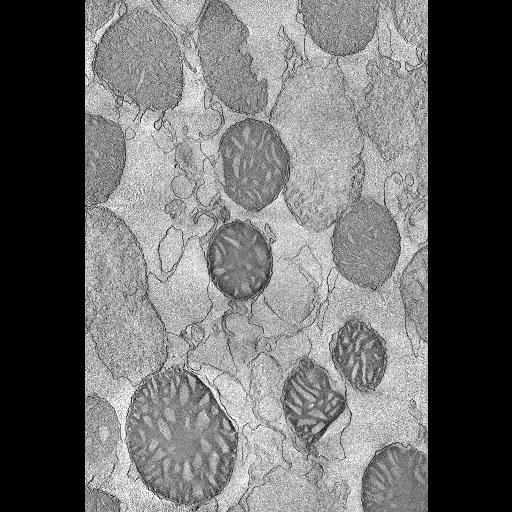
#> input picture m.jpg, 512 x 512 px
$ python -i traditionalAlgorithms.py   (imports and definitions only)
#> lines starting #> are read from the running program, lines starting #| are printed output that depends on the picture; after the words box and inside, x2 and y2 are one past the last pixel; in counts of white or black regions, pixels touching at a corner belong together
import numpy as np
import cv2 as cv
import os
from matplotlib import pyplot as plt

def waterShed(image_path):
#> called with image_path = 'm.jpg'
    img = cv.imread(image_path)
#> img is the input picture: shape (512, 512, 3); min 0, max 255, mean 107.4
    assert img is not None, "file could not be read, check with os.path.exists()"
    gray = cv.cvtColor(img, cv.COLOR_BGR2GRAY)
    ret, thresh = cv.threshold(gray, 0, 255, cv.THRESH_BINARY_INV + cv.THRESH_OTSU)
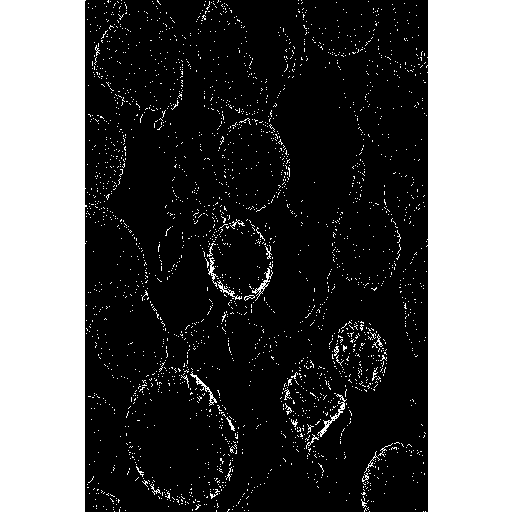
#> thresh: shape (512, 512); 35.3% white; 2565 white regions (2533 under 20 px), largest, box (x1, y1, x2, y2) and area: (0, 0, 87, 512) 43527, (426, 0, 512, 512) 43016, (317, 394, 347, 437) 183
#> ret = 84


    # Noise removal using morphology (opening)
    kernel = np.ones((3, 3), np.uint8)
    opening = cv.morphologyEx(thresh, cv.MORPH_OPEN, kernel, iterations=2)
#> opening: shape (512, 512); 33% white; 2 white regions, box (x1, y1, x2, y2) and area: (0, 0, 85, 512) 43520, (428, 0, 512, 512) 43008

    # sure background area
    sure_bg = cv.dilate(opening,kernel,iterations=3)
#> sure_bg: shape (512, 512); 34.2% white; 2 white regions, box (x1, y1, x2, y2) and area: (0, 0, 88, 512) 45056, (425, 0, 512, 512) 44544

    # Finding sure foreground area
    dist_transform = cv.distanceTransform(opening,cv.DIST_L2,5)
    ret, sure_fg = cv.threshold(dist_transform,0.09*dist_transform.max(),255,0)
#> sure_fg: shape (512, 512) float32; 30.3% white; 2 white regions, box (x1, y1, x2, y2) and area: (0, 0, 78, 512) 39936, (435, 0, 512, 512) 39424
#> ret = 7.65

    # Finding unknown region
    sure_fg = np.uint8(sure_fg)
    unknown = cv.subtract(sure_bg,sure_fg)
#> unknown: shape (512, 512); 3.9% white; 2 white regions, box (x1, y1, x2, y2) and area: (78, 0, 88, 512) 5120, (425, 0, 435, 512) 5120


    # Marker labelling
    ret, markers = cv.connectedComponents(sure_fg)
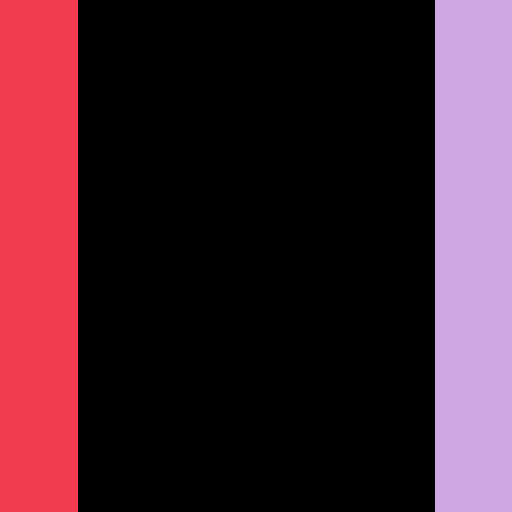
#> markers: shape (512, 512) int32; 3 distinct labels, from 0 to 2; one colour per label, 0 black
#> ret = 3
    # Add one to all labels so that sure background is not 0, but 1
    markers = markers+1
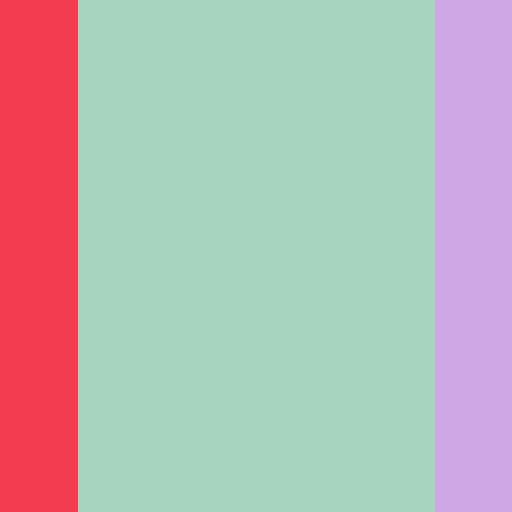
#> markers: shape (512, 512) int32; 3 distinct labels, from 1 to 3; one colour per label, 0 black
    # Now, mark the region of unknown with zero
    markers[unknown==255] = 0
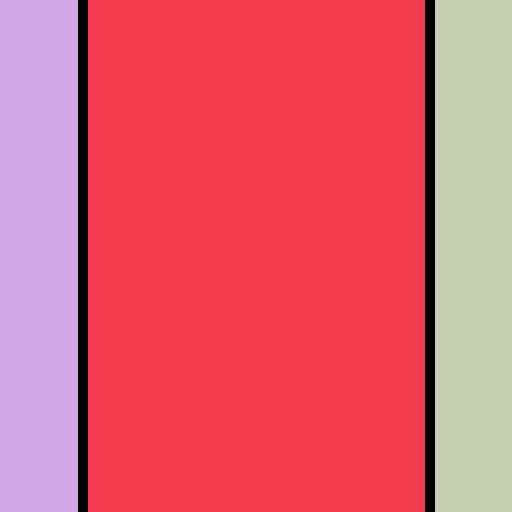
#> markers: shape (512, 512) int32; 4 distinct labels, from 0 to 3; one colour per label, 0 black

    cv.watershed(img, markers)

    visual_markers = markers.copy()
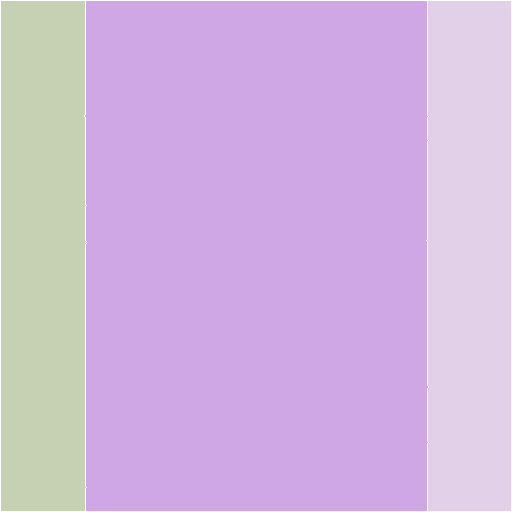
#> visual_markers: shape (512, 512) int32; 4 distinct labels, from -1 to 3; one colour per label, 0 black, -1 white
    visual_markers[visual_markers == -1] = 0
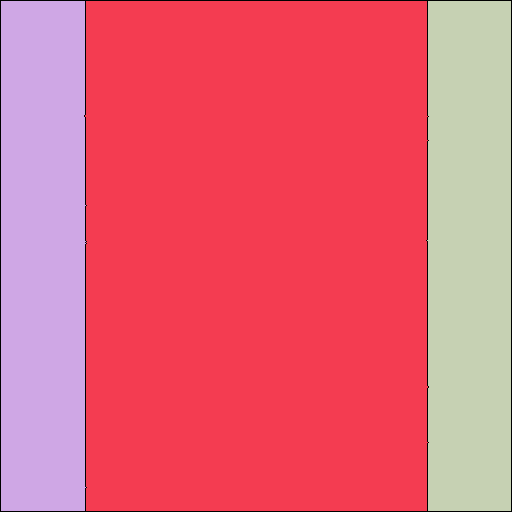
#> visual_markers: shape (512, 512) int32; 4 distinct labels, from 0 to 3; one colour per label, 0 black

    processed_image_dir = './static/processed_images'
    os.makedirs(processed_image_dir, exist_ok=True)  # Ensure the directory exists

    colored_markers = plt.get_cmap('nipy_spectral')(visual_markers / visual_markers.max())  # Normalize to 0-1
    colored_markers = (colored_markers[:, :, :3] * 255).astype(np.uint8)
#> colored_markers: shape (512, 512, 3)

    # Construct the full processed image path
    processed_image_path = os.path.join(processed_image_dir, os.path.basename(image_path).replace(".jpg", "_watershed.png"))

    # Save the watershed result image
    cv.imwrite(processed_image_path, cv.cvtColor(colored_markers, cv.COLOR_RGB2BGR))
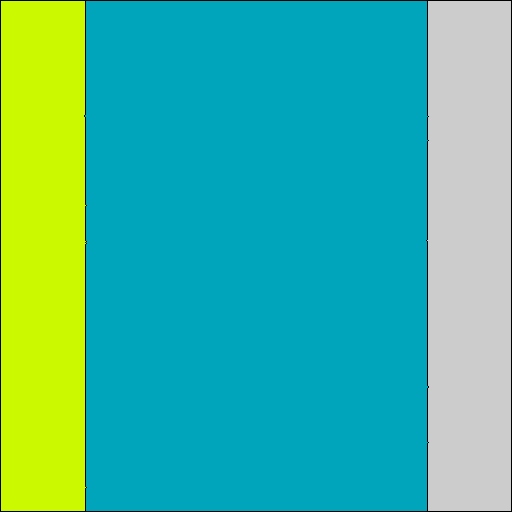
#> saved as m_watershed.png: shape (512, 512, 3); mean B, G, R 157, 182.4, 66.1
    # Return the relative path for Flask to access the image
    return processed_image_path


def kmeans(image_path):
    img = cv.imread(image_path)
    img2 = img.reshape(-1,3)
    img2 = np.float32(img2)

    criteria = (cv.TERM_CRITERIA_EPS + cv.TERM_CRITERIA_MAX_ITER, 10, 1.0)

    k = 4
    attemps = 10
    ret,label,center=cv.kmeans(img2,k,None,criteria,attemps,cv.KMEANS_RANDOM_CENTERS)

    center = np.uint8(center)
    res = center[label.flatten()]
    res2 = res.reshape((img.shape))

     # Save the results to disk in the same way as 'sam' function
    processed_image_dir = './static/processed_images'
    os.makedirs(processed_image_dir, exist_ok=True)  # Ensure the directory exists

    # Construct the full processed image path
    processed_image_path = os.path.join(processed_image_dir, os.path.basename(image_path).replace(".jpg", "_kmeans.png"))

    # Save the K-means result image
    cv.imwrite(processed_image_path, res2)

    # Return the relative path for Flask to access the image
    return processed_image_path


def canny_edge(image_path):
    img = cv.imread(image_path, cv.IMREAD_GRAYSCALE)
    assert img is not None, "file could not be read, check with os.path.exists()"

    edges = cv.Canny(img, 100, 200)

    processed_image_dir = './static/processed_images'
    os.makedirs(processed_image_dir, exist_ok=True)

    processed_image_path = os.path.join(processed_image_dir, os.path.basename(image_path).replace(".jpg", "_canny.png"))
    cv.imwrite(processed_image_path, edges)

    return processed_image_path

>>> result = waterShed('m.jpg')

$ run again, on segmentar.jpg
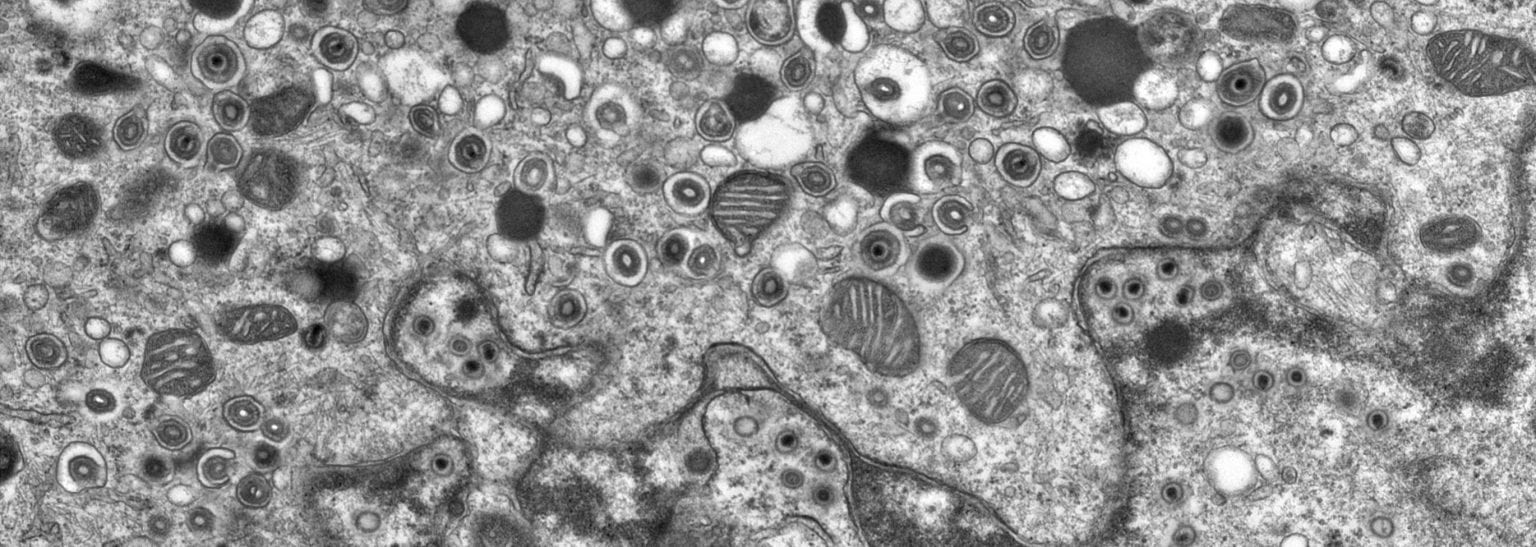
#> input picture segmentar.jpg, 1536 x 547 px
#> in waterShed, img is the input picture: shape (547, 1536, 3); min 0, max 255, mean 144.5
#> in waterShed, `ret, thresh = cv.threshold(gray, 0, 255, cv.THRESH_BINARY_INV + cv.THR..`:
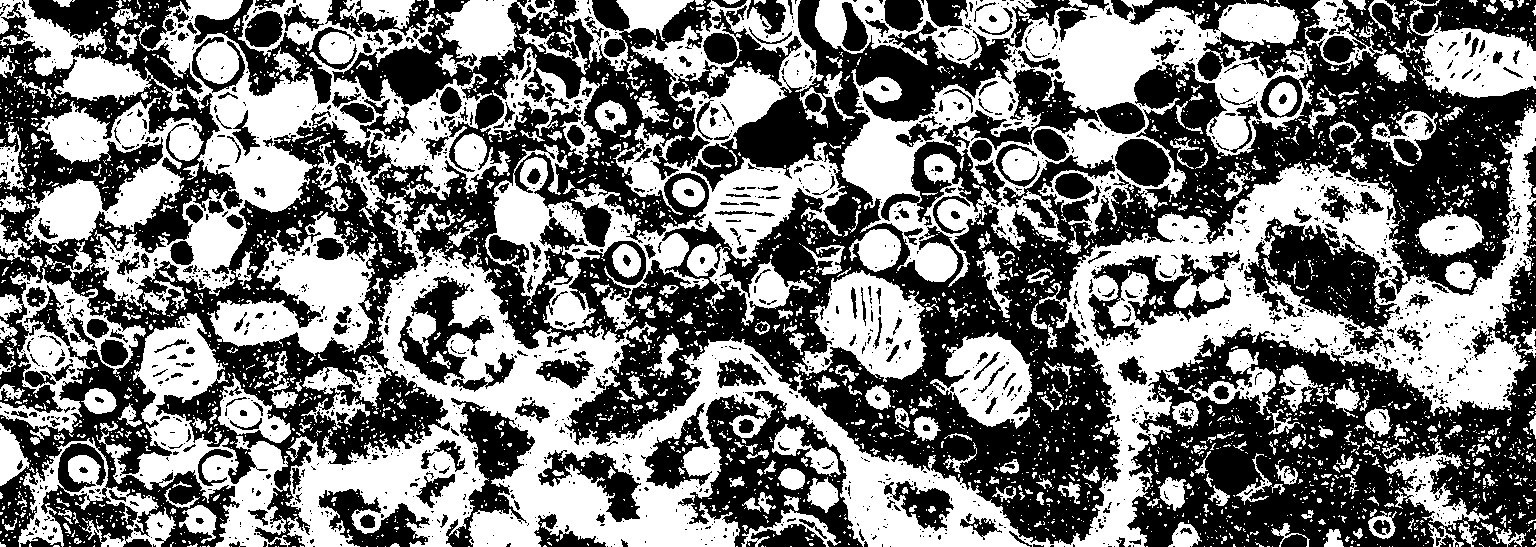
#> thresh: shape (547, 1536); 47.4% white; 3616 white regions (3179 under 20 px), largest, box (x1, y1, x2, y2) and area: (285, 108, 1536, 547) 120659, (841, 0, 1314, 287) 43362, (90, 0, 510, 312) 35023
#> in waterShed, `ret, thresh = cv.threshold(gray, 0, 255, cv.THRESH_BINARY_INV + cv.THR..`: ret = 142
#> opening: shape (547, 1536); 34.1% white; 578 white regions (6 under 20 px), largest, box (x1, y1, x2, y2) and area: (383, 253, 1026, 547) 43959, (1067, 168, 1400, 547) 27292, (1379, 113, 1536, 410) 13416
#> sure_bg: shape (547, 1536); 53.2% white; 84 black regions (36 under 20 px), largest, box (x1, y1, x2, y2) and area: (0, 0, 1536, 547) 302764, (1134, 196, 1536, 547) 56596, (685, 394, 864, 547) 9554
#> in waterShed, `ret, sure_fg = cv.threshold(dist_transform,0.09*dist_transform.max(),2..`: ret = 3.76
#> unknown: shape (547, 1536); 37.3% white; 262 white regions, largest, box (x1, y1, x2, y2) and area: (293, 144, 1029, 547) 57712, (1041, 110, 1536, 547) 46925, (29, 24, 369, 313) 18567
#> in waterShed, `ret, markers = cv.connectedComponents(sure_fg)`: ret = 459
#> in waterShed, `cv.imwrite(processed_image_path, cv.cvtColor(colored_markers, cv.COLOR..`:
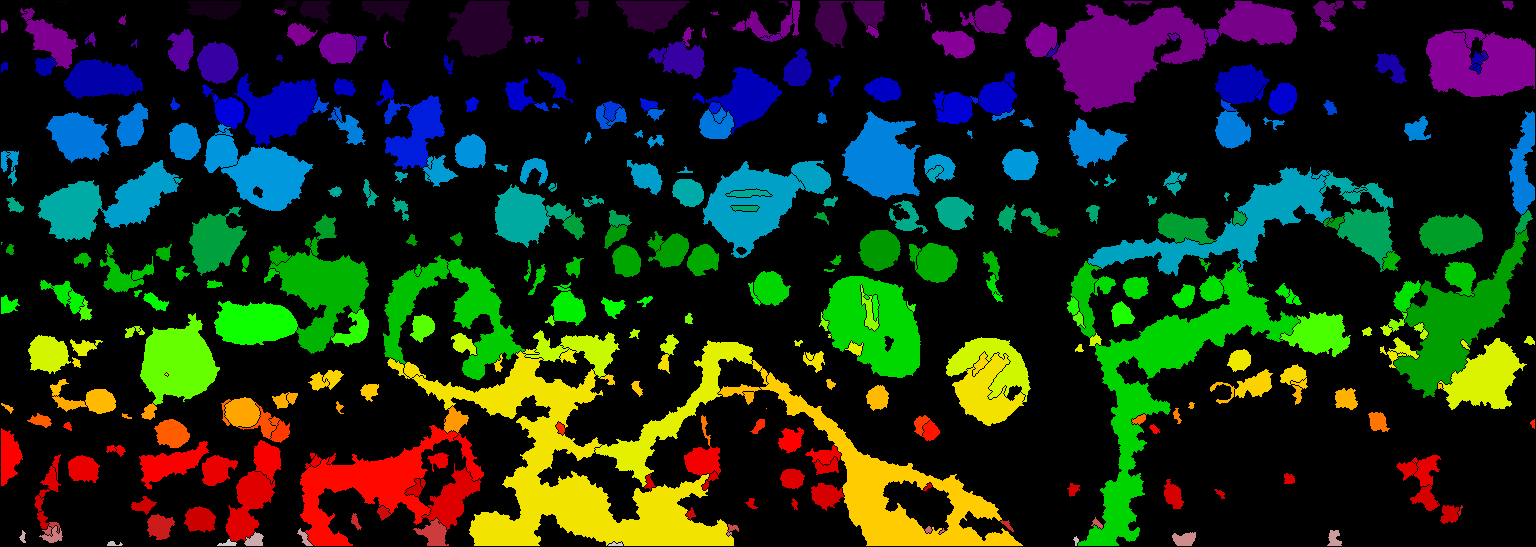
#> saved as segmentar_watershed.png: shape (547, 1536, 3); mean B, G, R 23.1, 41.6, 28.2
